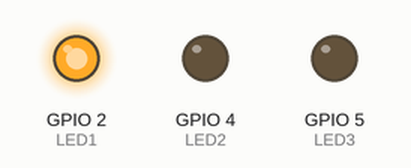
The sketch below on a simulated ESP32. Shown: output pins drawn as LEDs (lit = HIGH).

Above: at 0.12 s.
At 1.37 s:
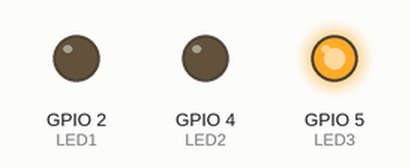
At 2.62 s:
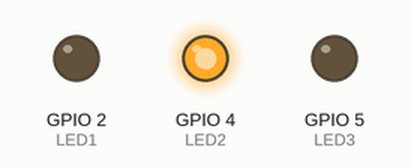
Timing chart, 0 to 3.0 s (numbered marks = the images above):
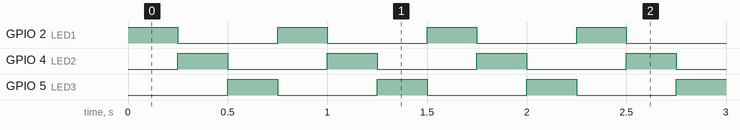

The sketch:

ejemploalter3leds.ino
```cpp
 const int LED1 = 2; // LED 1
 const int LED2 = 4; // LED 2
 const int LED3 = 5; // LED 3

 void setup() {
 pinMode(LED1, OUTPUT); // Configura LED1 como salida
 pinMode(LED2, OUTPUT); // Configura LED2 como salida
 pinMode(LED3, OUTPUT); // Configura LED3 como salida
}
 void loop() {
 digitalWrite(LED1, HIGH); // Enciende LED1
 digitalWrite(LED2, LOW); // Apaga LED2
 digitalWrite(LED3, LOW); // Apaga LED3
 delay(250); // Espera
 digitalWrite(LED1, LOW); // Apaga LED1
 digitalWrite(LED2, HIGH); // Enciende LED2
 digitalWrite(LED3, LOW); // Apaga LED3
 delay(250); // Espera
 digitalWrite(LED1, LOW); // Apaga LED1
 digitalWrite(LED2, LOW); // Apaga LED2
 digitalWrite(LED3, HIGH); // Enciende LED3
 delay(250); // Espera
 }
```

Measured:
- by itself, GPIO 2 (LED1), GPIO 4 (LED2), GPIO 5 (LED3): alternates HIGH for 0.25 s and LOW for 0.50 s
- by itself, everything shown: repeats every 0.75 s, in 3 steps
